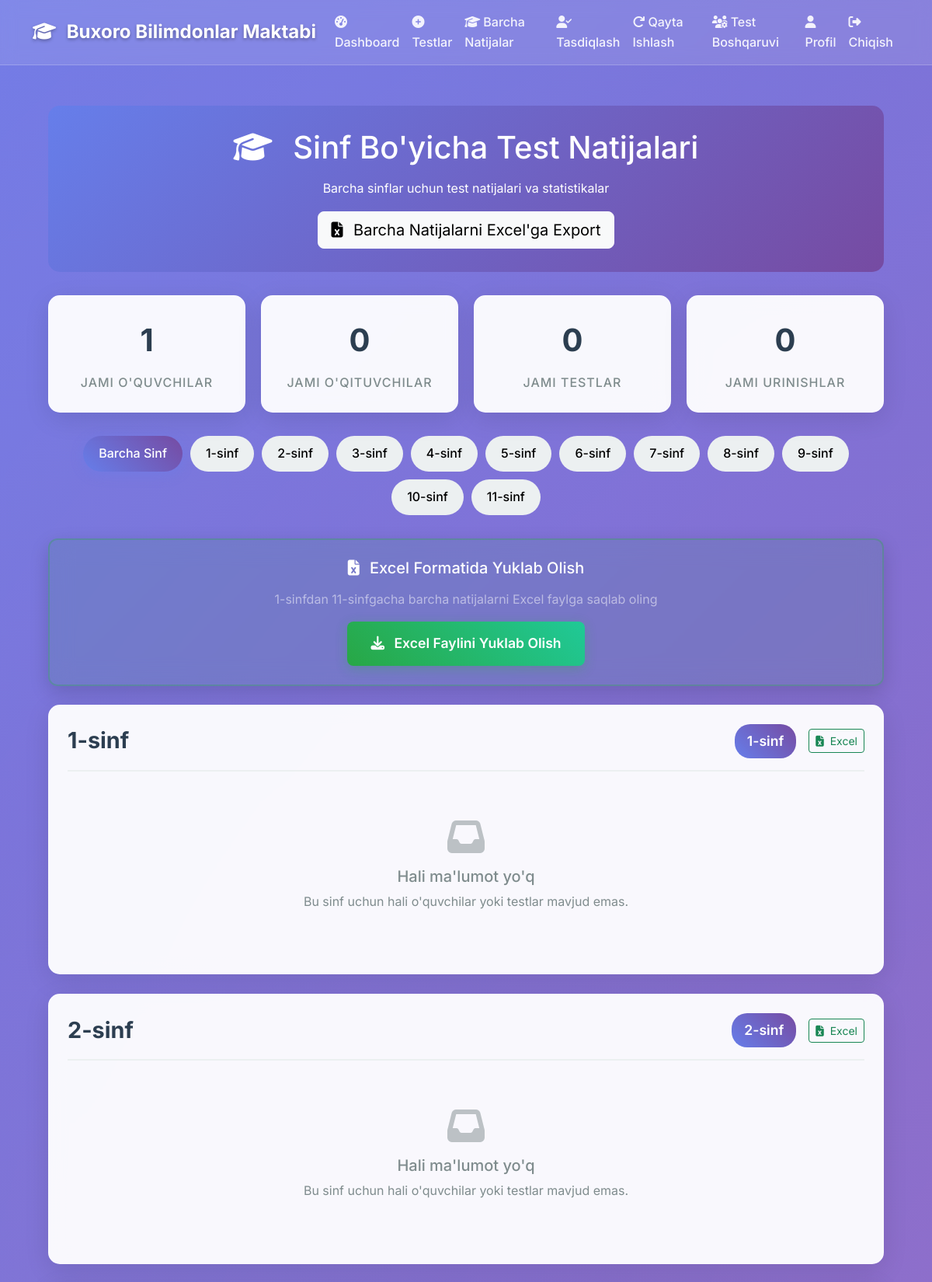
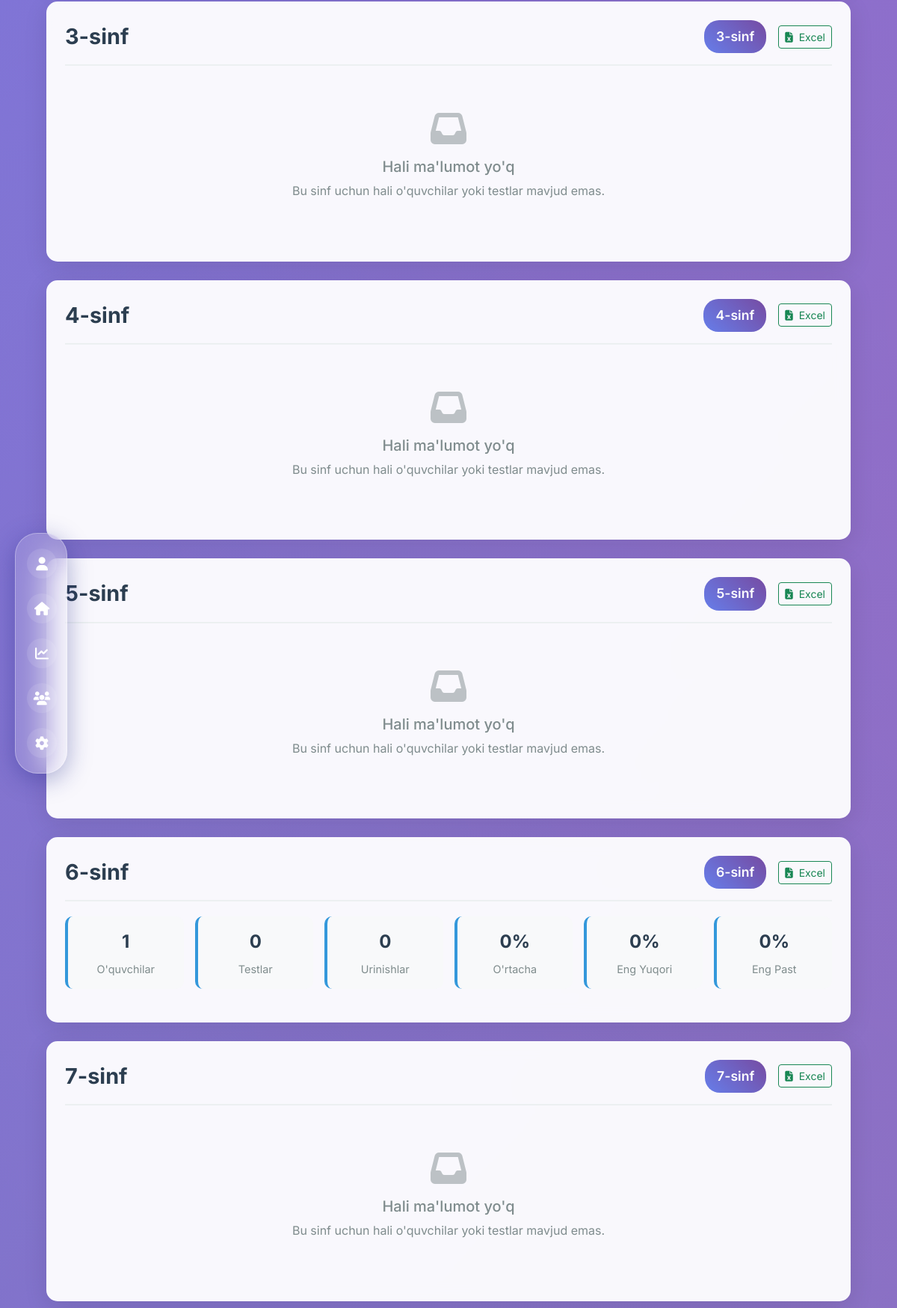
Page /tests/grade-results/ (signed in, upper part) on the committed database (2 pictures, top to bottom).
### accounts/models.py (models this page shows, shortened)
class User(AbstractUser):
    USER_ROLES = (
        ('student', 'Student'),
        ('teacher', 'Teacher'),
        ('admin', 'Admin'),
    )
    role = models.CharField(max_length=10, choices=USER_ROLES, default='student')
    student_id = models.CharField(max_length=20, unique=True, null=True, blank=True)
    is_verified = models.BooleanField(default=False)
    school_email_verified = models.BooleanField(default=False)
    phone_number = models.CharField(max_length=15, blank=True, null=True)
    class_name = models.CharField(max_length=10, blank=True, null=True)  # For students
    grade = models.IntegerField(null=True, blank=True)  # For students
    subject = models.CharField(max_length=50, blank=True, null=True)  # For teachers
    created_at = models.DateTimeField(auto_now_add=True)
    updated_at = models.DateTimeField(auto_now=True)
    email = models.EmailField(unique=True)
    first_name = models.CharField(max_length=30)
    last_name = models.CharField(max_length=30)
    date_joined = models.DateTimeField(auto_now_add=True)
    is_active = models.BooleanField(default=True)
    USERNAME_FIELD = 'username'
    REQUIRED_FIELDS = ['email', 'first_name', 'last_name']

### tests_app/views.py (the view)
# urls.py: path('grade-results/', views.grade_based_results_view, name='grade_based_results'),
@login_required
def grade_based_results_view(request):
    if request.user.role not in ['teacher', 'admin']:
        return redirect('accounts:dashboard')
    grades = list(range(1, 12))
    grade_stats = []
    for grade in grades:
        tests = Test.objects.filter(grade=grade, is_active=True)
        students = User.objects.filter(role='student', grade=grade, is_verified=True)
        from django.db.models import Max
        latest_attempts = TestAttempt.objects.filter(
            test__grade=grade,
            student__grade=grade,
            is_completed=True
        ).values('student').annotate(
            latest_attempt_id=Max('id')
        ).values_list('latest_attempt_id', flat=True)
        attempts = TestAttempt.objects.filter(
            id__in=latest_attempts
        ).select_related('student', 'test', 'result')
        total_students = students.count()
        total_tests = tests.count()
        total_attempts = attempts.count()
        if total_attempts > 0:
            avg_percentage = attempts.aggregate(avg=Avg('percentage'))['avg'] or 0
            highest_score = attempts.aggregate(max=Max('percentage'))['max'] or 0
            lowest_score = attempts.aggregate(min=Min('percentage'))['min'] or 0
        else:
            avg_percentage = 0
            highest_score = 0
            lowest_score = 0
        top_performers = attempts.order_by('-percentage')[:5]
        grade_stats.append({
            'grade': grade,
            'total_students': total_students,
            'total_tests': total_tests,
            'total_attempts': total_attempts,
            'avg_percentage': round(avg_percentage, 1),
            'highest_score': round(highest_score, 1),
            'lowest_score': round(lowest_score, 1),
            'top_performers': [
                {
                    'student_name': f"{attempt.student.first_name} {attempt.student.last_name}",
                    'student_username': attempt.student.username,
                    'test_title': attempt.test.title,
                    'percentage': round(attempt.percentage, 1),
                    'score': attempt.score,
                    'finished_at': attempt.finished_at
                }
                for attempt in top_performers
            ]
        })
    total_students = User.objects.filter(role='student', is_verified=True).count()
    total_teachers = User.objects.filter(role='teacher', is_verified=True).count()
    total_tests = Test.objects.filter(is_active=True).count()
    total_attempts = TestAttempt.objects.filter(is_completed=True).count()
    context = {
        'grade_stats': grade_stats,
        'total_students': total_students,
        'total_teachers': total_teachers,
        'total_tests': total_tests,
        'total_attempts': total_attempts,
    }
    return render(request, 'tests_app/grade_based_results.html', context)

### templates/tests_app/grade_based_results.html (shortened to what this page needs)
{% extends 'base.html' %}
{% load static %}
{% block content %}
<div class="grade-results-container">
    <div class="header-section" data-aos="fade-down">
        <h1 class="mb-3">
            <i class="fas fa-graduation-cap me-3"></i>
            Sinf Bo'yicha Test Natijalari
        </h1>
        <p class="mb-3">Barcha sinflar uchun test natijalari va statistikalar</p>
        <div class="d-flex justify-content-center gap-3">
            <a href="{% url 'tests:export_all_results' %}" class="btn btn-light btn-lg">
                <i class="fas fa-file-excel me-2"></i>
                Barcha Natijalarni Excel'ga Export
            </a>
        </div>
    </div>
    <div class="stats-overview" data-aos="fade-up">
        <div class="stat-card">
            <span class="stat-number">{{ total_students }}</span>
            <div class="stat-label">Jami O'quvchilar</div>
        </div>
        <div class="stat-card">
            <span class="stat-number">{{ total_teachers }}</span>
            <div class="stat-label">Jami O'qituvchilar</div>
        </div>
        <div class="stat-card">
            <span class="stat-number">{{ total_tests }}</span>
            <div class="stat-label">Jami Testlar</div>
        </div>
        <div class="stat-card">
            <span class="stat-number">{{ total_attempts }}</span>
            <div class="stat-label">Jami Urinishlar</div>
        </div>
    </div>
    <div class="grade-filter" data-aos="fade-in">
        <button class="grade-filter-btn active" onclick="filterByGrade('all')">Barcha Sinf</button>
        {% for grade in "12345678901" %}
            <button class="grade-filter-btn" onclick="filterByGrade('{{ forloop.counter }}')">{{ forloop.counter }}-sinf</button>
        {% endfor %}
    </div>
    <div class="text-center mb-4" data-aos="fade-in">
        <div class="glass-card p-4" style="background: rgba(40, 167, 69, 0.1); border: 2px solid rgba(40, 167, 69, 0.3);">
            <h5 class="text-white mb-3">
                <i class="fas fa-file-excel me-2"></i>
                Excel Formatida Yuklab Olish
            </h5>
            <p class="text-white-50 mb-3">1-sinfdan 11-sinfgacha barcha natijalarni Excel faylga saqlab oling</p>
            <button class="btn btn-success btn-lg" onclick="exportToExcel()" style="background: linear-gradient(45deg, #28a745 0%, #20c997 100%); border: none; padding: 15px 30px; font-size: 1.1rem; font-weight: 600; box-shadow: 0 4px 15px rgba(40, 167, 69, 0.3); transition: all 0.3s ease;">
                <i class="fas fa-download me-2"></i>
                Excel Faylini Yuklab Olish
            </button>
        </div>
    </div>
    <div id="gradeResults">
        {% for grade_stat in grade_stats %}
        <div class="grade-section" data-grade="{{ grade_stat.grade }}" data-aos="fade-up" data-aos-delay="{{ forloop.counter0|add:1 }}">
            <div class="grade-header">
                <h2 class="grade-title">{{ grade_stat.grade }}-sinf</h2>
                <div class="d-flex align-items-center gap-3">
                    <span class="grade-badge">{{ grade_stat.grade }}-sinf</span>
                    <button class="btn btn-sm btn-outline-success" onclick="exportSingleGrade('{{ grade_stat.grade }}')" title="{{ grade_stat.grade }}-sinf natijalarini Excel'ga saqlash">
                        <i class="fas fa-file-excel me-1"></i>
                        Excel
                    </button>
                </div>
            </div>
            {% if grade_stat.total_students > 0 or grade_stat.total_tests > 0 %}
            <div class="grade-stats">
                <div class="grade-stat">
                    <span class="grade-stat-number">{{ grade_stat.total_students }}</span>
                    <div class="grade-stat-label">O'quvchilar</div>
                </div>
                <div class="grade-stat">
                    <span class="grade-stat-number">{{ grade_stat.total_tests }}</span>
                    <div class="grade-stat-label">Testlar</div>
                </div>
                <div class="grade-stat">
                    <span class="grade-stat-number">{{ grade_stat.total_attempts }}</span>
                    <div class="grade-stat-label">Urinishlar</div>
                </div>
                <div class="grade-stat">
                    <span class="grade-stat-number">{{ grade_stat.avg_percentage }}%</span>
                    <div class="grade-stat-label">O'rtacha</div>
                </div>
                <div class="grade-stat">
                    <span class="grade-stat-number">{{ grade_stat.highest_score }}%</span>
                    <div class="grade-stat-label">Eng Yuqori</div>
                </div>
                <div class="grade-stat">
                    <span class="grade-stat-number">{{ grade_stat.lowest_score }}%</span>
                    <div class="grade-stat-label">Eng Past</div>
                </div>
            </div>
            {% else %}
            <div class="no-data">
                <i class="fas fa-inbox"></i>
                <h5>Hali ma'lumot yo'q</h5>
                <p>Bu sinf uchun hali o'quvchilar yoki testlar mavjud emas.</p>
            </div>
            {% endif %}
        </div>
        {% endfor %}
    </div>
</div>
{% endblock %}

### static/css/style.css (style rules this page uses)
.stat-card { background: rgba(255, 255, 255, 0.1); backdrop-filter: blur(15px); border: 1px solid rgba(255, 255, 255, 0.2); border-radius: 15px; padding: 2rem; text-align: center; transition: all 0.3s ease; position: relative; overflow: hidden; }
.stat-card::after { content: ''; position: absolute; top: 0; left: 0; right: 0; height: 4px; background: linear-gradient(90deg, #667eea, #764ba2); transform: scaleX(0); transition: transform 0.3s ease; }
.stat-number { font-size: 2.5rem; font-weight: 700; color: #fff; margin-bottom: 0.5rem; display: block; }
.stat-label { color: rgba(255, 255, 255, 0.7); font-size: 1rem; text-transform: uppercase; letter-spacing: 1px; }

### templates/base.html (style rules this page uses)
:root { --primary-color: #667eea; --secondary-color: #764ba2; --accent-color: #f093fb; --success-color: #4CAF50; --warning-color: #FF9800; --danger-color: #f44336; --dark-color: #2c3e50; --light-color: #ecf0f1; --gradient-primary: linear-gradient(135deg, #667eea 0%, #764ba2 100%); --gradient-secondary: linear-gradient(135deg, #f093fb 0%, #f5576c 100%); --gradient-accent: linear-gradient(135deg, #4facfe 0%, #00f2fe 100%); --shadow-light: 0 4px 15px rgba(0, 0, 0, 0.1); --shadow-medium: 0 8px 25px rgba(0, 0, 0, 0.15); --shadow-heavy: 0 15px 35px rgba(0, 0, 0, 0.2); --border-radius: 12px; --transition: all 0.3s cubic-bezier(0.25, 0.46, 0.45, 0.94); }
* { margin: 0; padding: 0; box-sizing: border-box; }
body { font-family: 'Inter', sans-serif; background: linear-gradient(135deg, #667eea 0%, #764ba2 100%); min-height: 100vh; line-height: 1.6; color: #333; overflow-x: hidden; }
.glass-card { background: rgba(255, 255, 255, 0.1); backdrop-filter: blur(15px); border-radius: var(--border-radius); border: 1px solid rgba(255, 255, 255, 0.2); box-shadow: var(--shadow-medium); transition: var(--transition); overflow: hidden; }

### templates/tests_app/grade_based_results.html (style rules this page uses)
.grade-results-container { max-width: 1400px; margin: 0 auto; padding: 20px; }
.header-section { background: linear-gradient(135deg, #667eea 0%, #764ba2 100%); border-radius: 15px; padding: 30px; margin-bottom: 30px; color: white; text-align: center; }
.stats-overview { display: grid; grid-template-columns: repeat(auto-fit, minmax(200px, 1fr)); gap: 20px; margin-bottom: 30px; }
.stat-card { background: rgba(255, 255, 255, 0.95); backdrop-filter: blur(10px); border-radius: 15px; padding: 25px; text-align: center; box-shadow: 0 8px 32px rgba(0,0,0,0.1); transition: all 0.3s ease; }
.stat-number { font-size: 2.5rem; font-weight: 700; color: #2c3e50; display: block; margin-bottom: 10px; }
.stat-label { font-size: 1rem; color: #7f8c8d; font-weight: 500; }
.grade-section { background: rgba(255, 255, 255, 0.95); backdrop-filter: blur(10px); border-radius: 15px; padding: 25px; margin-bottom: 25px; box-shadow: 0 8px 32px rgba(0,0,0,0.1); transition: all 0.3s ease; }
.grade-header { display: flex; justify-content: space-between; align-items: center; margin-bottom: 20px; padding-bottom: 15px; border-bottom: 2px solid #ecf0f1; }
.grade-header .d-flex { gap: 15px; }
.grade-header .btn { transition: all 0.3s ease; }
.grade-title { font-size: 1.8rem; font-weight: 700; color: #2c3e50; margin: 0; }
.grade-badge { background: linear-gradient(45deg, #667eea 0%, #764ba2 100%); color: white; padding: 8px 16px; border-radius: 20px; font-weight: 600; font-size: 1.1rem; }
.grade-stats { display: grid; grid-template-columns: repeat(auto-fit, minmax(150px, 1fr)); gap: 15px; margin-bottom: 20px; }
.grade-stat { background: #f8f9fa; border-radius: 10px; padding: 15px; text-align: center; border-left: 4px solid #3498db; }
.grade-stat-number { font-size: 1.5rem; font-weight: 700; color: #2c3e50; display: block; }
.grade-stat-label { font-size: 0.9rem; color: #7f8c8d; margin-top: 5px; }
.no-data { text-align: center; padding: 40px; color: #7f8c8d; }
.no-data i { font-size: 3rem; margin-bottom: 15px; opacity: 0.5; }
.grade-filter { display: flex; justify-content: center; gap: 10px; margin-bottom: 30px; flex-wrap: wrap; }
.grade-filter-btn { background: #ecf0f1; border: none; padding: 10px 20px; border-radius: 25px; cursor: pointer; transition: all 0.3s ease; font-weight: 500; }
.grade-filter-btn.active { background: linear-gradient(45deg, #667eea 0%, #764ba2 100%); color: white; box-shadow: 0 4px 15px rgba(102, 126, 234, 0.4); }

### rows in the picture
User: grade "6", total_students "1", total_tests "0", total_attempts "0", avg_percentage "0", highest_score "0", lowest_score "0"

### other values in the picture
{{ total_students }} "1"
{{ total_teachers }} "0"
{{ total_tests }} "0"
{{ total_attempts }} "0"
{{ grade_stat.grade }} "1" "2" "3" "4" "5" "7"
